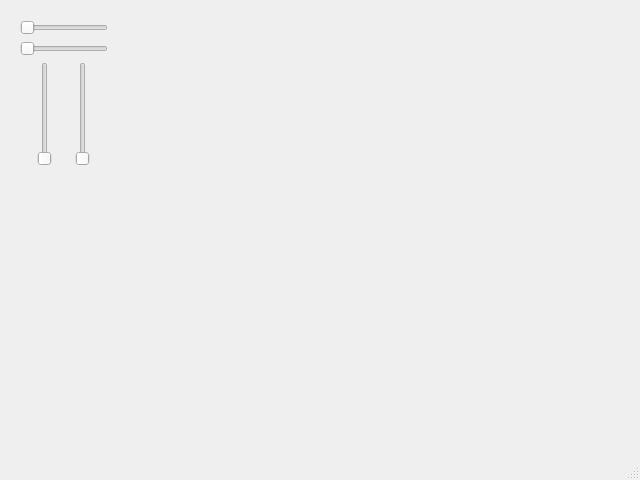
<?xml version="1.0" encoding="UTF-8"?>
<ui version="4.0">
 <class>OverlayEditor</class>
 <widget class="QMainWindow" name="OverlayEditor">
  <property name="geometry">
   <rect>
    <x>0</x>
    <y>0</y>
    <width>640</width>
    <height>480</height>
   </rect>
  </property>
  <property name="windowTitle">
   <string>MainWindow</string>
  </property>
  <widget class="QWidget" name="centralwidget">
   <widget class="QWidget" name="">
    <property name="geometry">
     <rect>
      <x>20</x>
      <y>20</y>
      <width>88</width>
      <height>146</height>
     </rect>
    </property>
    <layout class="QVBoxLayout" name="verticalLayout_2">
     <item>
      <layout class="QVBoxLayout" name="verticalLayout">
       <item>
        <widget class="QSlider" name="horizontalSlider">
         <property name="statusTip">
          <string>Horizontal position of stat labels: </string>
         </property>
         <property name="whatsThis">
          <string>Horizontal position of stat labels</string>
         </property>
         <property name="maximum">
          <number>2000</number>
         </property>
         <property name="orientation">
          <enum>Qt::Horizontal</enum>
         </property>
        </widget>
       </item>
       <item>
        <widget class="QSlider" name="horizontalSlider_2">
         <property name="statusTip">
          <string>Distance between name and value: </string>
         </property>
         <property name="whatsThis">
          <string>Distance between name and value</string>
         </property>
         <property name="orientation">
          <enum>Qt::Horizontal</enum>
         </property>
        </widget>
       </item>
      </layout>
     </item>
     <item>
      <layout class="QHBoxLayout" name="horizontalLayout">
       <item>
        <widget class="QSlider" name="verticalSlider">
         <property name="statusTip">
          <string>Vertical position of Stat labels: </string>
         </property>
         <property name="whatsThis">
          <string>Vertical position of Stat labels</string>
         </property>
         <property name="maximum">
          <number>2000</number>
         </property>
         <property name="orientation">
          <enum>Qt::Vertical</enum>
         </property>
        </widget>
       </item>
       <item>
        <widget class="QSlider" name="verticalSlider_2">
         <property name="statusTip">
          <string>Vertical distance of labels: </string>
         </property>
         <property name="whatsThis">
          <string>Vertical distance of labels</string>
         </property>
         <property name="maximum">
          <number>2000</number>
         </property>
         <property name="orientation">
          <enum>Qt::Vertical</enum>
         </property>
        </widget>
       </item>
      </layout>
     </item>
    </layout>
   </widget>
  </widget>
  <widget class="QMenuBar" name="menubar">
   <property name="geometry">
    <rect>
     <x>0</x>
     <y>0</y>
     <width>640</width>
     <height>21</height>
    </rect>
   </property>
  </widget>
  <widget class="QStatusBar" name="statusbar"/>
 </widget>
 <resources/>
 <connections/>
</ui>
